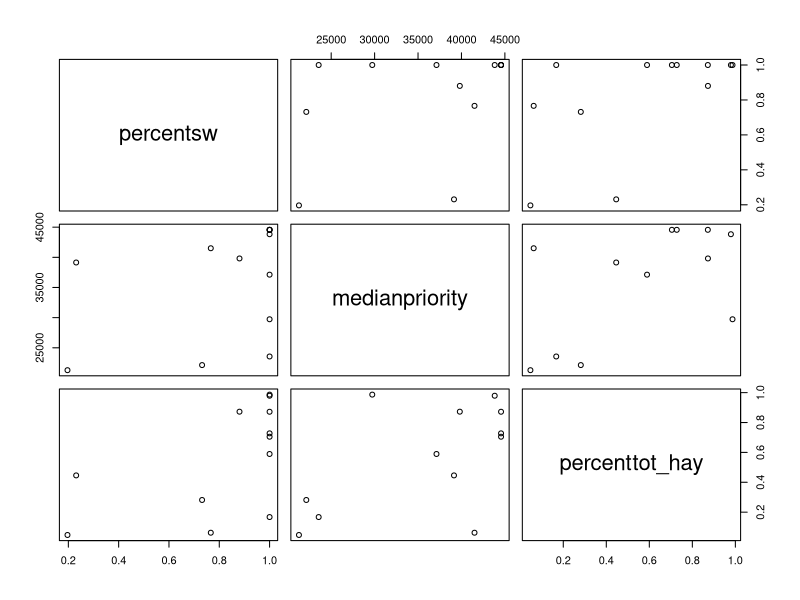
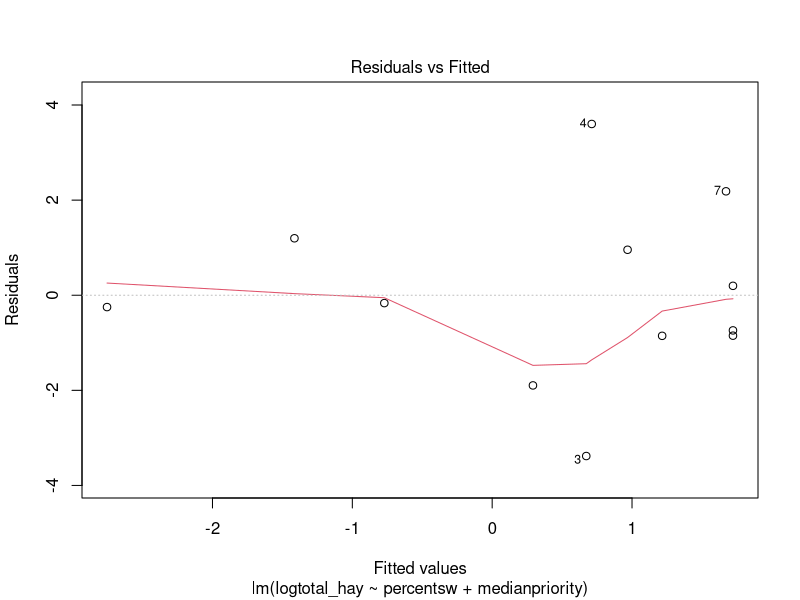
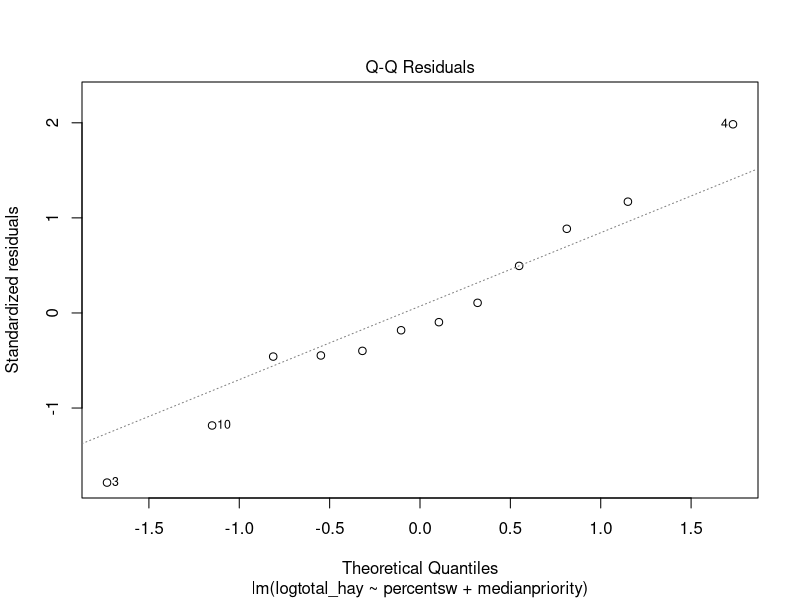
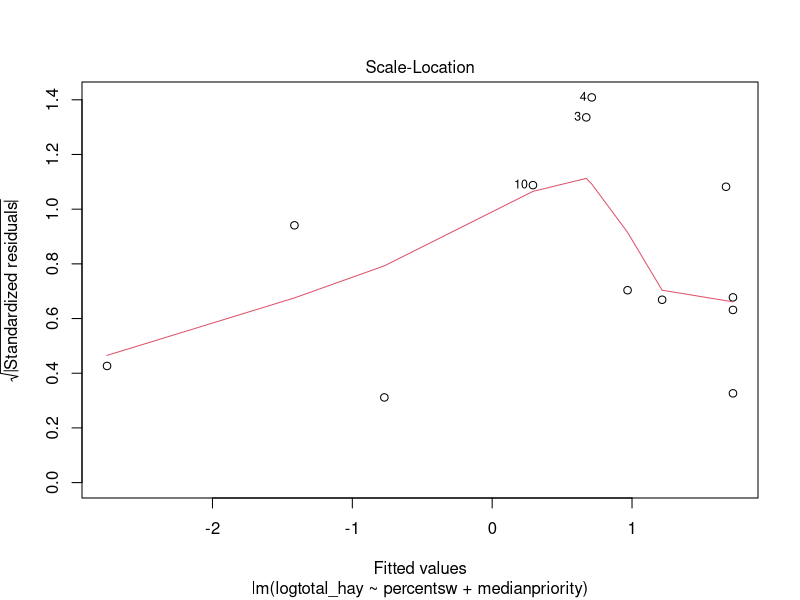
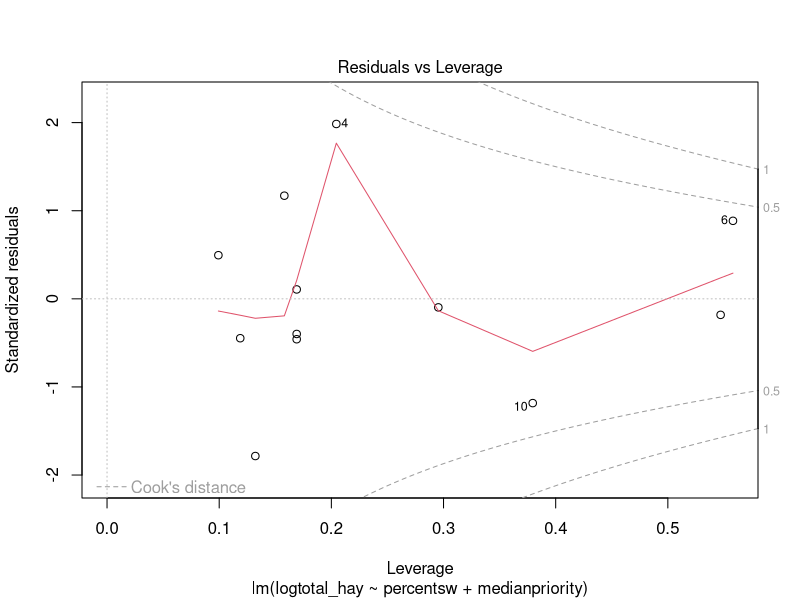
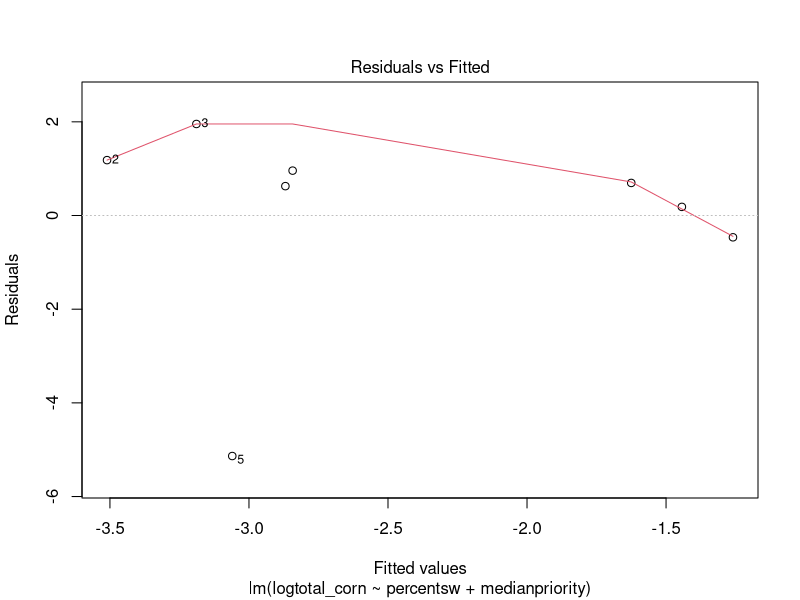
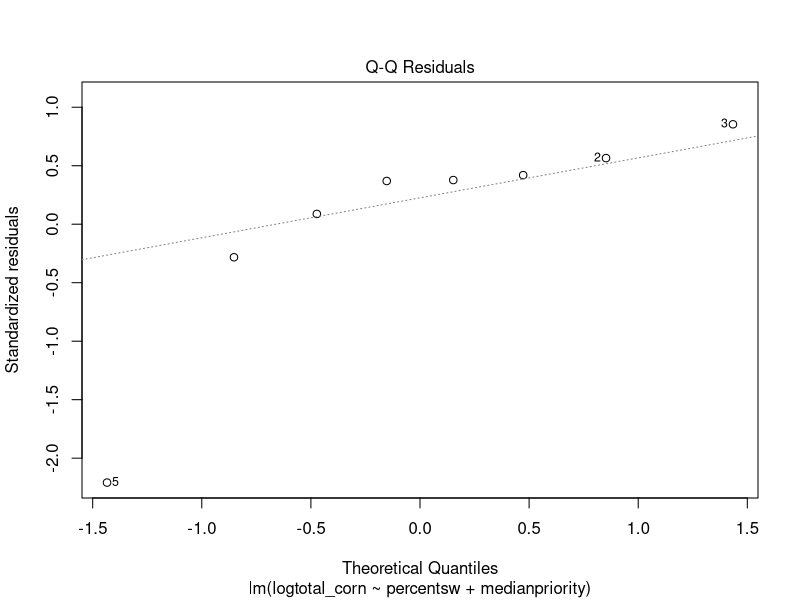
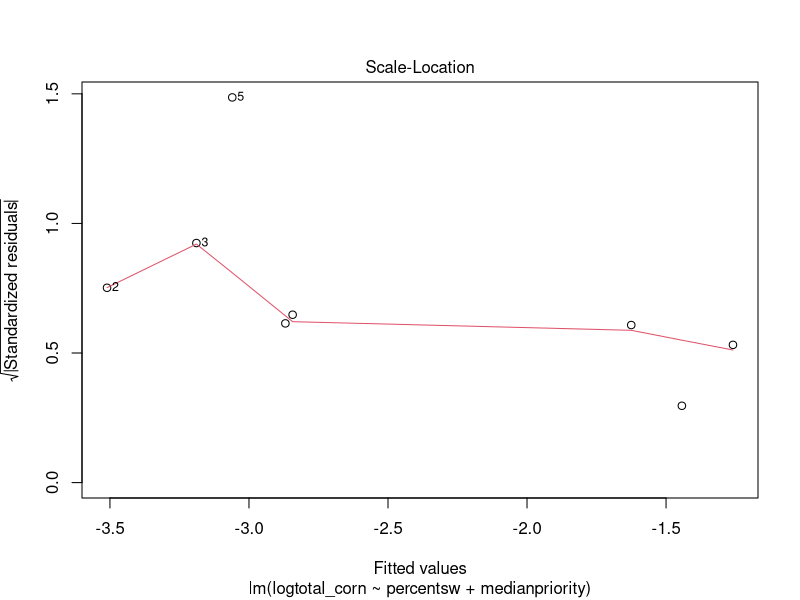

The R source for these figures, in order: (Note: this script raises an error after producing the figures.)
##final project

waterrights <- read.csv("Final_Project.csv")  ##read in data

hay <- waterrights$HAY...HAYLAGE...ACRES.HARVESTED   ##rename variables
corn <- waterrights$CORN..GRAIN...ACRES.HARVESTED
vegetables <- as.numeric(waterrights$VEGETABLE.TOTALS..IN.THE.OPEN...ACRES.HARVESTED)
totalacres <- waterrights$AG.LAND..CROPLAND..HARVESTED...ACRES

percenttot_hay <- (hay/totalacres)   ##calculate % of total acres that is hay, corn, or veg to create response variable
percenttot_corn <- (corn/totalacres)
percenttot_veg <- (vegetables/totalacres)

#rename variables
percentsw <- (waterrights$X.sw/100)
medianpriority <- waterrights$Median_Priority

#create data frame to run pairs function
df <- data.frame(percentsw, medianpriority, percenttot_hay)
pairs(df)

#run model for hay
logtotal_hay <- qlogis(percenttot_hay) #log transform response

model_loghay <- lm(logtotal_hay ~ percentsw + medianpriority)
summary(model_loghay)
plot(model_loghay)

#run model for corn
logtotal_corn <- qlogis(percenttot_corn) #log transform response
model_corn <- lm(logtotal_corn ~ percentsw + medianpriority)
summary(model_corn)
plot(model_corn)

#run model for veg
logtotal_veg <- qlogis(percenttot_veg) #log transform response
model_veg <- lm(logtotal_veg ~ percentsw + medianpriority)
summary(model_veg)
plot(model_veg)

#plot the effects for the hay model
library(effects)
percentsw_plot_h <- plot(allEffects(model_loghay), selection=1, ylab="Log of % Acres Harvest (Hay)", main="Percent of Surface Water Effect Plot (Hay)", xlab="Percent Surface Water")
medianpriority_plot_h <- plot(allEffects(model_loghay), selection=2, ylab="Log of % Acres Harvest (Hay)", main="Median Priority Effect Plot (Hay)", xlab="Median Priority")

library(gridExtra)
hay_plots <- grid.arrange(percentsw_plot_h, medianpriority_plot_h)

#plot the effects for the corn model
percentsw_plot_c <- plot(allEffects(model_corn), selection=1, ylab="Log of % Acres Harvest (Corn)", main="Percent of Surface Water Effect Plot (Corn)", xlab="Percent Surface Water")
medianpriority_plot_c <- plot(allEffects(model_corn), selection=2, ylab="Log of % Acres Harvest (Corn)", main="Median Priority Effect Plot (Corn)", xlab="Median Priority")
corn_plots <- grid.arrange(percentsw_plot_c, medianpriority_plot_c)

#plot the effects for the vegetable model
percentsw_plot_v <- plot(allEffects(model_veg), selection=1, ylab="Log % of Acres (Vegetables)", main="Percent of Surface Water Effect Plot (Vegetables)", xlab="Percent Surface Water")
medianpriority_plot_v <- plot(allEffects(model_veg), selection=2, ylab="Log % Acres (Vegetables)", main="Median Priority Effect Plot (Vegetables)", xlab="Median Priority")
veg_plots <- grid.arrange(percentsw_plot_v, medianpriority_plot_v)

#run vif to make sure multicollinearity is not an issue
library(car)
car::vif(model_loghay)
car::vif(model_corn)
car::vif(model_veg)

#cite R packages
citation()
citation("effects")
citation("gridExtra")
citation("car")
